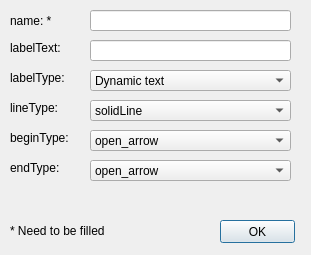
<?xml version="1.0" encoding="UTF-8"?>
<ui version="4.0">
 <class>EdgePropertiesDialog</class>
 <widget class="QDialog" name="EdgePropertiesDialog">
  <property name="geometry">
   <rect>
    <x>0</x>
    <y>0</y>
    <width>311</width>
    <height>255</height>
   </rect>
  </property>
  <property name="windowTitle">
   <string>Свойства связи:</string>
  </property>
  <widget class="QLabel" name="nameLabel">
   <property name="geometry">
    <rect>
     <x>10</x>
     <y>10</y>
     <width>81</width>
     <height>21</height>
    </rect>
   </property>
   <property name="text">
    <string>name: *</string>
   </property>
  </widget>
  <widget class="QLineEdit" name="nameEdit">
   <property name="geometry">
    <rect>
     <x>90</x>
     <y>10</y>
     <width>201</width>
     <height>21</height>
    </rect>
   </property>
  </widget>
  <widget class="QLabel" name="labelTextLabel">
   <property name="geometry">
    <rect>
     <x>10</x>
     <y>40</y>
     <width>81</width>
     <height>16</height>
    </rect>
   </property>
   <property name="text">
    <string>labelText:</string>
   </property>
  </widget>
  <widget class="QLineEdit" name="labelTextEdit">
   <property name="geometry">
    <rect>
     <x>90</x>
     <y>40</y>
     <width>201</width>
     <height>21</height>
    </rect>
   </property>
  </widget>
  <widget class="QLabel" name="labelTypeLabel">
   <property name="geometry">
    <rect>
     <x>10</x>
     <y>70</y>
     <width>81</width>
     <height>16</height>
    </rect>
   </property>
   <property name="text">
    <string>labelType:</string>
   </property>
  </widget>
  <widget class="QComboBox" name="labelTypeComboBox">
   <property name="geometry">
    <rect>
     <x>90</x>
     <y>70</y>
     <width>201</width>
     <height>21</height>
    </rect>
   </property>
   <item>
    <property name="text">
     <string>Dynamic text</string>
    </property>
   </item>
   <item>
    <property name="text">
     <string>Static text</string>
    </property>
   </item>
  </widget>
  <widget class="QLabel" name="lineTypeLabel">
   <property name="geometry">
    <rect>
     <x>10</x>
     <y>100</y>
     <width>81</width>
     <height>16</height>
    </rect>
   </property>
   <property name="text">
    <string>lineType:</string>
   </property>
  </widget>
  <widget class="QComboBox" name="lineTypeComboBox">
   <property name="geometry">
    <rect>
     <x>90</x>
     <y>100</y>
     <width>201</width>
     <height>21</height>
    </rect>
   </property>
   <item>
    <property name="text">
     <string>solidLine</string>
    </property>
   </item>
   <item>
    <property name="text">
     <string>dashLine</string>
    </property>
   </item>
   <item>
    <property name="text">
     <string>dotLine</string>
    </property>
   </item>
  </widget>
  <widget class="QLabel" name="beginTypeLabel">
   <property name="geometry">
    <rect>
     <x>10</x>
     <y>130</y>
     <width>81</width>
     <height>16</height>
    </rect>
   </property>
   <property name="text">
    <string>beginType:</string>
   </property>
  </widget>
  <widget class="QComboBox" name="beginTypeComboBox">
   <property name="geometry">
    <rect>
     <x>90</x>
     <y>130</y>
     <width>201</width>
     <height>21</height>
    </rect>
   </property>
   <property name="currentIndex">
    <number>1</number>
   </property>
   <item>
    <property name="text">
     <string>no_arrow</string>
    </property>
   </item>
   <item>
    <property name="text">
     <string>open_arrow</string>
    </property>
   </item>
   <item>
    <property name="text">
     <string>empty_arrow</string>
    </property>
   </item>
   <item>
    <property name="text">
     <string>filled_arrow</string>
    </property>
   </item>
   <item>
    <property name="text">
     <string>empty_rhomb</string>
    </property>
   </item>
   <item>
    <property name="text">
     <string>filled_rhomb</string>
    </property>
   </item>
  </widget>
  <widget class="QLabel" name="endTypeLabel">
   <property name="geometry">
    <rect>
     <x>10</x>
     <y>160</y>
     <width>81</width>
     <height>16</height>
    </rect>
   </property>
   <property name="text">
    <string>endType:</string>
   </property>
  </widget>
  <widget class="QComboBox" name="endTypeComboBox">
   <property name="geometry">
    <rect>
     <x>90</x>
     <y>160</y>
     <width>201</width>
     <height>21</height>
    </rect>
   </property>
   <property name="currentIndex">
    <number>1</number>
   </property>
   <item>
    <property name="text">
     <string>no_arrow</string>
    </property>
   </item>
   <item>
    <property name="text">
     <string>open_arrow</string>
    </property>
   </item>
   <item>
    <property name="text">
     <string>empty_arrow</string>
    </property>
   </item>
   <item>
    <property name="text">
     <string>filled_arrow</string>
    </property>
   </item>
   <item>
    <property name="text">
     <string>empty_rhomb</string>
    </property>
   </item>
   <item>
    <property name="text">
     <string>filled_rhomb</string>
    </property>
   </item>
  </widget>
  <widget class="QPushButton" name="okPushButton">
   <property name="geometry">
    <rect>
     <x>220</x>
     <y>220</y>
     <width>75</width>
     <height>23</height>
    </rect>
   </property>
   <property name="text">
    <string>OK</string>
   </property>
  </widget>
  <widget class="QLabel" name="label">
   <property name="geometry">
    <rect>
     <x>10</x>
     <y>220</y>
     <width>211</width>
     <height>21</height>
    </rect>
   </property>
   <property name="text">
    <string>* Need to be filled</string>
   </property>
  </widget>
 </widget>
 <resources/>
 <connections/>
</ui>
